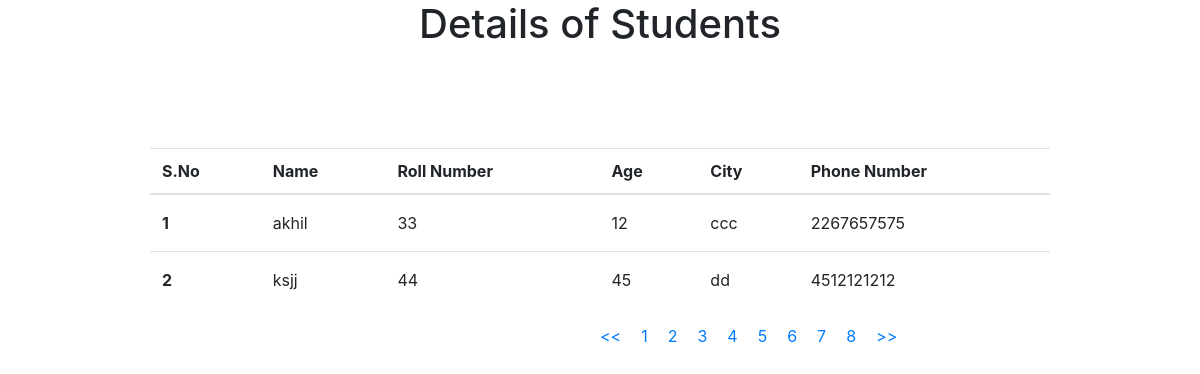
Screenshot of /main.php with the database file from the repository.
### tables this page shows
CREATE TABLE IF NOT EXISTS `registration` (
  `name` varchar(20) NOT NULL,
  `roll` bigint(20) NOT NULL,
  `age` int(11) NOT NULL,
  `city` varchar(50) NOT NULL,
  `phone` bigint(20) NOT NULL
);

### main.php (the view, shortened to what this page needs)
<?php
 include 'db.php';
$limit = 2;
if (isset($_GET["page"]))
 {
  $page  = $_GET["page"];
   }
 else
  {
   $page=1;
 };
$start_from = ($page-1) * $limit;
$sql = "SELECT * FROM registration ORDER BY roll ASC LIMIT $start_from, $limit";
$res = mysqli_query ($con,$sql);
 ?>
<html>
<head>
  <link rel="stylesheet" href="https://maxcdn.bootstrapcdn.com/bootstrap/4.0.0-beta/css/bootstrap.min.css">
</head>
<body>
<center>
<h1>Details of Students</h1>
  <table class="table wi">
    <thead class="thead-inverse" >
    <tr>
     <th>S.No</th>
     <th>Name</th>
     <th>Roll Number </th>
     <th>Age</th>
     <th>City</th>
     <th>Phone Number</th>
     </tr>
  </thead>
  <tbody style="line-height:2em;">
     <?php
     $i=1;
 while($row=mysqli_fetch_assoc($res))
  {
    echo '<tr>';
    echo '<th>'.$i.'</th>';
    echo '<td>'. $row['name'] .'</td>';
    echo '<td>'. $row['roll'] .'</td>';
    echo '<td>'. $row['age'] .'</td>';
    echo '<td>'. $row['city'] .'</td>';
    echo '<td>'. $row['phone'] .'</td>';
    $i++;
  }
    ?>
  </tbody>
</table>
</center>
</body>
</html>
<?php
$query="SELECT * from registration where 1";
$res=mysqli_query($con,$query);
$total_records=mysqli_num_rows($res);
$total_pages = ceil($total_records / $limit);
$pagLink = "<div class='pagination'>";
$pagLink .= "<a href='main.php?page=1'><<</a>";
for ($i=1; $i<=$total_pages; $i++) {
          $pagLink .= "<a href='main.php?page=".$i."'>".$i."</a>";
};
$pagLink .= "<a href='main.php?page=".$total_pages."'>>></a>";
echo $pagLink . "</div>";
?>

### main.php (style rules this page uses)
.wi { width: 75%; margin-top: 100px; }
.pagination { margin-left: 600px; }
a { margin-right: 20px; }

### rows the page displays
registration: name "akhil", roll "33", age "12", city "ccc", phone "2267657575"
registration: name "ksjj", roll "44", age "45", city "dd", phone "4512121212"
